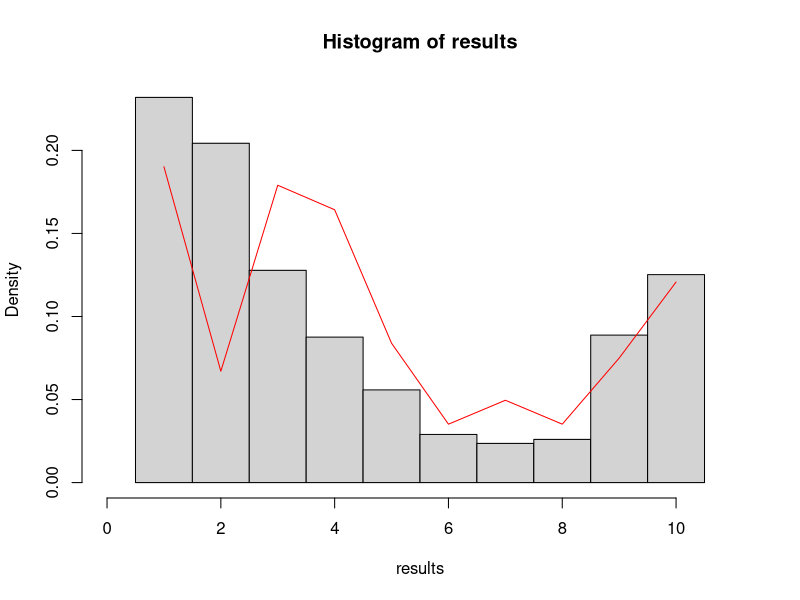
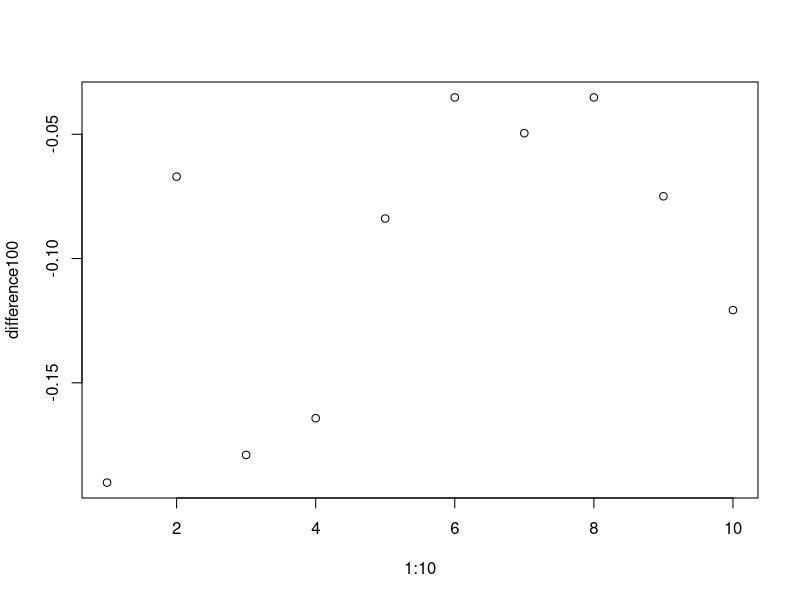
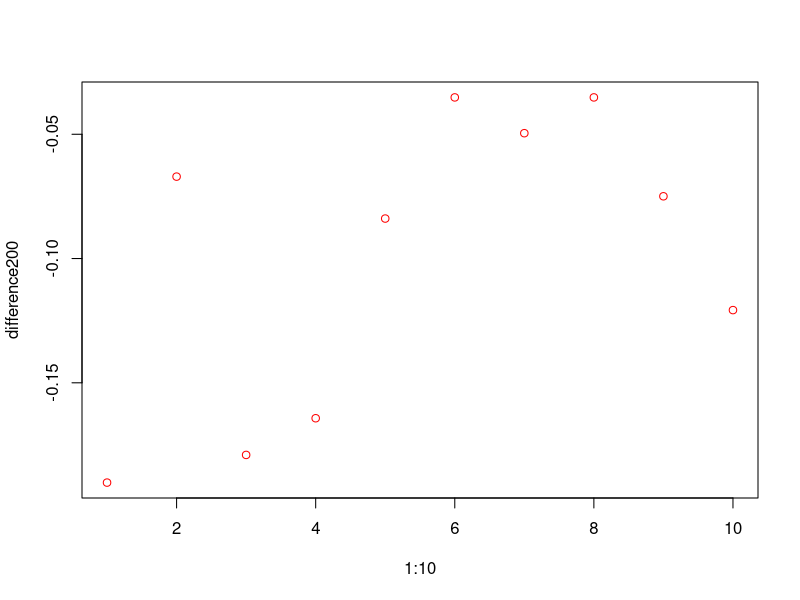
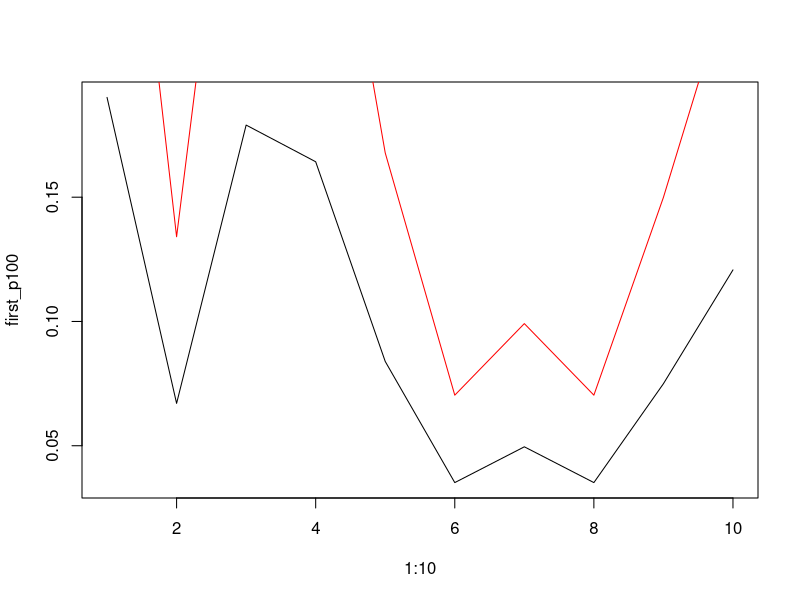
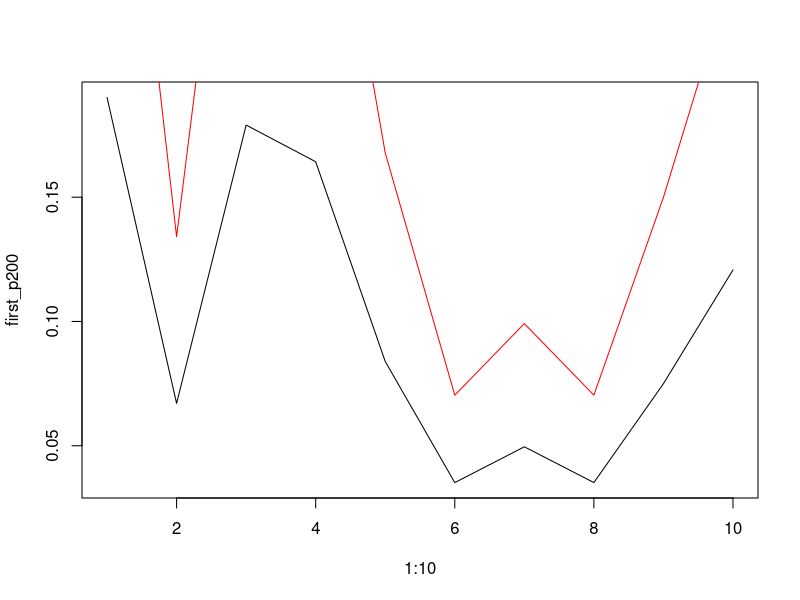

Write R code to recreate these figures, in order.
# Problem 1: Monte-Carlo integration

# >>insert code here<<
n <- seq(1000, 100000, by = 1000)
monte_carlo <- n
for (i in 1:length(n)) {
  monte_carlo[i] <= (1 / n[i]) * sum()
}
# TODO: Kein Plan????
#plot(monte_carlo); plot()

# Does your simulation support the result obtained in the lecture?
# TODO: Nope, keine Ahnung


# Problem 2: PageRank and the random surfer as Markov chain

# a)
# i = current position
nextstate <- function(i) {
  links <- list(c(2, 9, 10), 3, c(1, 4, 10), c(1, 5), c(4, 6, 8), 7, 1, c(1, 7, 9), 4, 3)
  next_state_teleporting <- sample(1:10, size = 1)
  current_next_options <- links[i]
  current_next_options_unlist <- unlist(current_next_options)
  next_state_navigating <- sample(current_next_options_unlist, size = 1)
  selection_teleport <- rbinom(1, 1, 0.1)
  if (selection_teleport == 1)
    return(next_state_teleporting)
  else return(next_state_navigating)
}

print(nextstate(1))

# b)

# Define the transition matrix.

P <- matrix(data = 0.01, nrow = 10, ncol = 10)
for (i in c(2, 9, 10)) { P[1, i] <- P[1, i] + 0.3 }
P[2, 3] <- P[2, 3] + 0.9
for (i in c(1, 4, 10)) { P[3, i] <- P[3, i] + 0.3 }
for (i in c(1, 5)) { P[4, i] <- P[4, i] + 0.45 }
for (i in c(4, 6, 8)) { P[5, i] <- P[5, i] + 0.3 }
P[6, 7] <- P[6, 7] + 0.9
P[7, 1] <- P[7, 1] + 0.9
for (i in c(1, 4, 7, 9)) { P[8, i] <- P[8, i] + 0.225 }
P[9, 4] <- P[9, 4] + 0.9
P[10, 3] <- P[10, 3] + 0.9

# >>insert code here<<
n <- 10000
results <- seq(1:n)
for (loop_iteration in 1:n) {
  current <- 3
  for (i in 1:100) {
    current <- nextstate(current)
  }
  results[loop_iteration] <- current
  #print(paste(loop_iteration, current))
}

p0 <- c(0, 0, 1, 0, 0, 0, 0, 0, 0, 0)

p100 <- p0
for (i in 1:100) {
  p100 <- p100 %*% P
}
hist(results, freq = FALSE, xlim = c(0, 11), breaks = seq(0.5, 10.5, by = 1)); lines(1:10, p100, col = "red", add = TRUE)

# What do you notice when you compare the theoretical value p(100) to your
# histogram?
# Quite similar values
# TODO: sth is odd with the calculated values here

# c)

# >>insert code here<<
first_p0 <- c(0, 0, 1, 0, 0, 0, 0, 0, 0, 0)
first_p100 <- first_p0
for (i in 1:100) {
  first_p100 <- first_p100 %*% P
}
first_p200 <- first_p100
for (i in 1:100) {
  first_p200 <- first_p200 %*% P
}

second_p0 <- c(1, 0, 0, 0, 0, 0, 0, 0, 0, 1)
second_p100 <- second_p0
for (i in 1:100) {
  second_p100 <- second_p100 %*% P
}
second_p200 <- second_p100
for (i in 1:100) {
  second_p200 <- second_p200 %*% P
}

difference100 <- first_p100 - second_p100
difference200 <- first_p200 - second_p200
plot(1:10, difference100); plot(1:10, difference200, col = "Red")
plot(1:10, type = "l", first_p100); lines(1:10, second_p100, col = "Red", add = TRUE)
plot(1:10, type = "l", first_p200); lines(1:10, second_p200, col = "Red", add = TRUE)

# What do you notice for different initial distributions?
# The differences are the same regardless of number of iterations

# d)

# What is the order of the pages according to the PageRank algorithm?
# We have to sort the pages by the given probabilities (e.g p200) ->
# resulting rank: 1,3,4,10,5,9,2,7,6,8
print(order(first_p200, decreasing = TRUE))